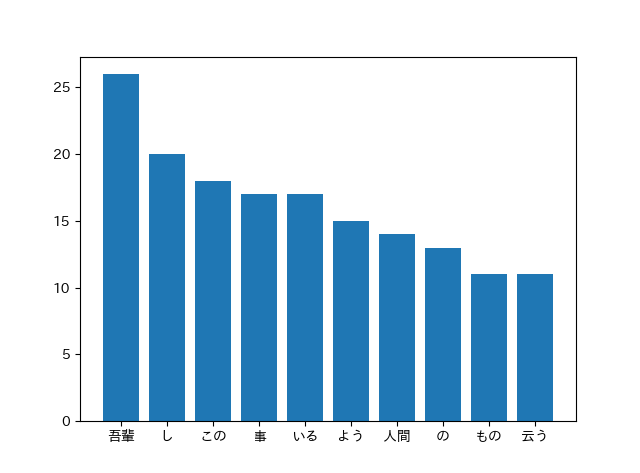

This chart was generated by the following Python code:
import matplotlib.pyplot as plt
import japanize_matplotlib

results = []
with open('neko.txt.mecab',encoding='utf-8') as f:
    for line in f:
        surface = line.split('\t')
        if len(surface) == 2:
            attr = surface[1].split(',')
            result = {'surface':surface[0],'base':attr[6],'pos':attr[0],'pos1':attr[1]}
            results.append(result)

ans = {}

for i in range(len(results)):
    if results[i]['surface'] == '猫':
        for j in range(11): #猫の前後5単語が対象
            if results[i-5+j]['pos'] != '記号' and results[i-5+j]['pos'] != '助詞' and results[i-5+j]['pos'] != '助動詞':
                if results[i-5+j]['surface'] not in ans:
                    ans[results[i-5+j]['surface']] = 0
                ans[results[i-5+j]['surface']] += 1

del ans['猫'] #猫の削除
ans = sorted(ans.items(), key=lambda x:x[1], reverse=True)    

label = [i[0] for i in ans[:10]]
y = [i[1] for i in ans[:10]]
plt.bar(label,y)
plt.show()
print(ans)
